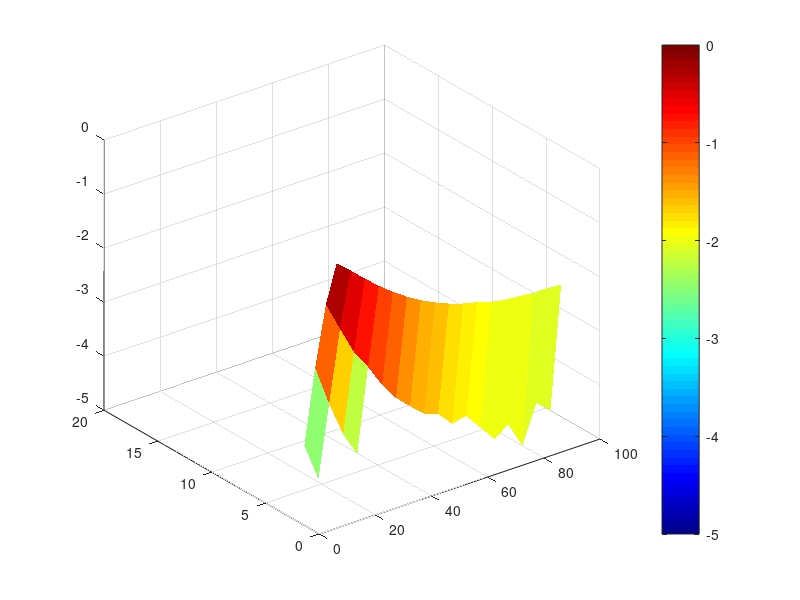

This chart was generated by the following MATLAB code: (Note: this script raises an error after producing the figure.)
% Filename: VSAT_LEO_Outage_MRC.m
% Description: Computes and plots outage probability vs elevation angle and number of antennas
%              for VSAT to LEO satellite link with Rician fading and MRC.

clear; clc; close all;

%% Parameters
c = 3e8;                    % Speed of light (m/s)
fc = 20e9;                  % Carrier frequency 20 GHz
lambda = c/fc;              % Wavelength (m)
Pt_dBm = 30;                % Transmit power dBm (1 Watt)
Pt = 10^((Pt_dBm-30)/10);   % Transmit power Watts
Gt_dBi = 20;                % VSAT antenna gain dBi
Gr_dBi = 30;                % Satellite antenna element gain dBi
Gt = 10^(Gt_dBi/10);
Gr = 10^(Gr_dBi/10);
No_dBm = -174 + 10*log10(1e6); % Noise power 1 MHz bandwidth (dBm)
No = 10^((No_dBm-30)/10);       % Noise power Watts

hLEO = 600e3;               % LEO satellite altitude (m)
Re = 6371e3;                % Earth radius (m)

elev_angles = 10:5:90;      % Elevation angles (degrees)
M_antennas = 1:16;          % Number of antennas

K = 10;                     % Rician K-factor (LOS dominance)
gamma_th_dB = 10;           % Outage threshold SNR in dB
gamma_th = 10^(gamma_th_dB/10);

numTrials = 1e5;            % Monte Carlo trials per scenario

%% Preallocate outage probability matrix
P_out = zeros(length(M_antennas), length(elev_angles));

%% Rician power sample generator function
rician_mrc_snr = @(K, avg_snr, M, N) ...
    sum(abs(sqrt(avg_snr/(K+1))*(randn(M,N) + 1i*randn(M,N)) + sqrt(K*avg_snr/(K+1))).^2,1);

%% Simulation loop
for idxM = 1:length(M_antennas)
    M = M_antennas(idxM);
    
    for idxEl = 1:length(elev_angles)
        theta = elev_angles(idxEl);
        elev_rad = deg2rad(theta);
        
        % Calculate slant range distance
        d = sqrt((Re+hLEO)^2 - (Re*cos(elev_rad))^2) - Re*sin(elev_rad);
        
        % Free space path loss
        FSPL = (4*pi*d/lambda)^2;
        
        % Average received power per antenna
        Pr = Pt * Gt * Gr / FSPL;
        
        % Average SNR per antenna
        avg_snr = Pr / No;
        
        % Generate instantaneous SNR samples after MRC
        gamma_samples = rician_mrc_snr(K, avg_snr, M, numTrials);
        
        % Outage probability: fraction of samples below threshold
        P_out(idxM, idxEl) = mean(gamma_samples < gamma_th);
        
        fprintf('M=%d, Elev=%d°, Outage Prob=%.5f\n', M, theta, P_out(idxM, idxEl));
    end
end

%% 3D Surface plot of outage probability
[X, Y] = meshgrid(elev_angles, M_antennas);

figure('Color','w');
surf(X, Y, log10(P_out), 'EdgeColor', 'none');
colormap(jet);
colorbar;
caxis([-5 0]) % Show outage probability from 1e-5 to 1
colorbar('Ticks', -5:0, 'TickLabels', {'1e-5','1e-4','1e-3','1e-2','1e-1','1'});
xlabel('Elevation Angle (degrees)', 'FontWeight', 'bold', 'FontSize', 12);
ylabel('Number of Antennas (M)', 'FontWeight', 'bold', 'FontSize', 12);
zlabel('Log_{10}(Outage Probability)', 'FontWeight', 'bold', 'FontSize', 12);
title(sprintf('Outage Probability vs Elevation Angle and Number of Antennas\n Rician K=%d, Threshold = %d dB', K, gamma_th_dB), ...
      'FontWeight', 'bold', 'FontSize', 14);
view(45,30);
grid on;
set(gca,'FontSize',12);
